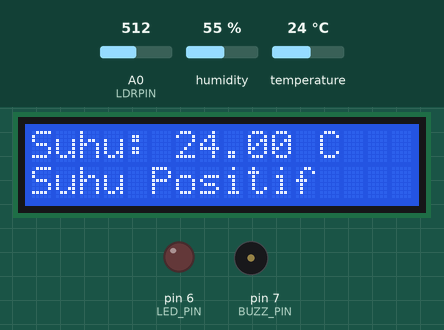
Bench run of a program on a simulated Arduino Uno, built with avr-gcc and run on an emulated ATmega328P. Shown: 16×2 character LCD, output pins drawn as LEDs (lit = HIGH), buzzer (waves = sounding). The inputs (shaded band) are chosen by the test bench; at power-on: temperature 24 °C, A0 (LDRPIN) = 512, humidity 55 %.

Above: at 14.9 s.
15.0 s: temperature set to 29.2 °C
At 19.0 s:
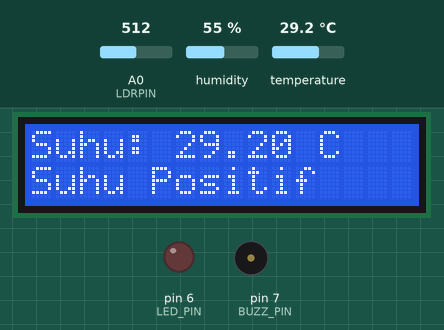
22.9 s: temperature set to 30.7 °C
At 26.4 s:
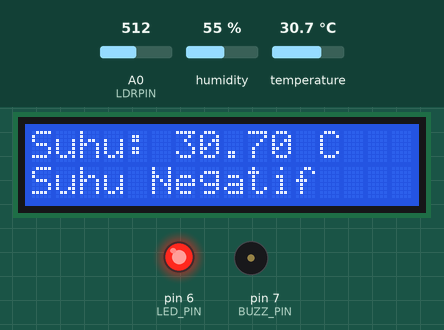
30.8 s: A0 (LDRPIN) set to 215
At 36.4 s:
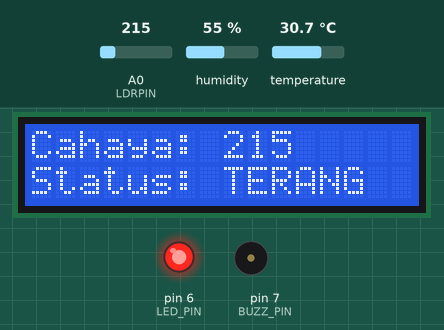
38.7 s: A0 (LDRPIN) set to 182
At 45.1 s:
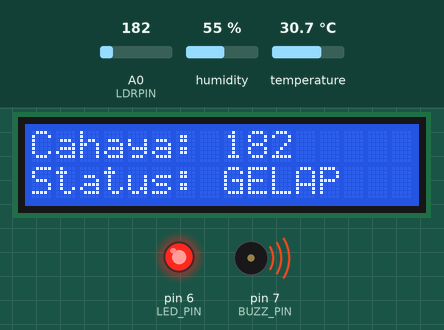
46.6 s: temperature set to 12 °C
At 51.1 s:
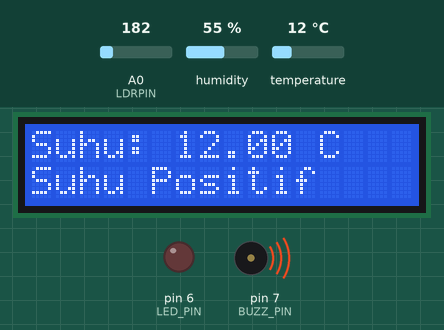
54.5 s: A0 (LDRPIN) set to 210
At 61.1 s:
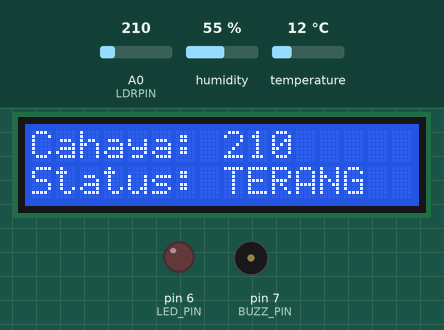
Timing chart, 0 to 62.6 s (numbered marks = the images above; inputs shaded):
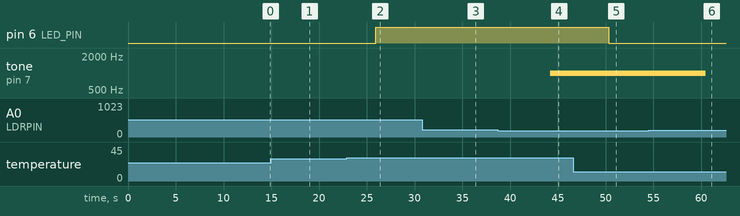

The program:

main.cpp
```cpp
#include <Wire.h>
#include <LiquidCrystal_I2C.h>
#include <DHT.h>

#define DHTPIN 8
#define DHTTYPE DHT22
#define LDRPIN A0
#define LED_PIN 6
#define BUZZ_PIN 7

DHT dht(DHTPIN, DHTTYPE);
LiquidCrystal_I2C lcd(0x27, 16, 2);

void setup()
{
  pinMode(LED_PIN, OUTPUT);
  pinMode(BUZZ_PIN, OUTPUT);
  dht.begin();
  lcd.init();
  lcd.backlight();

  String pesan = "Kanaya Traylingga Pratama - 2415061059    ";
  for (int i = 0; i < pesan.length(); i++)
  {
    lcd.setCursor(0, 0);
    lcd.print("Tugas Akhir:");
    lcd.setCursor(0, 1);
    lcd.print(pesan.substring(i, i + 16));
    delay(300);
  }
  lcd.clear();
}

void loop()
{
  float suhu = dht.readTemperature();
  int cahaya = analogRead(LDRPIN);

  lcd.setCursor(0, 0);
  lcd.print("Suhu: ");
  lcd.print(suhu);
  lcd.print(" C  ");
  if (suhu > 30.0)
  {
    digitalWrite(LED_PIN, HIGH);
    lcd.setCursor(0, 1);
    lcd.print("Suhu Negatif   ");
  }
  else
  {
    digitalWrite(LED_PIN, LOW);
    lcd.setCursor(0, 1);
    lcd.print("Suhu Positif  ");
  }
  delay(2000);
  lcd.clear();

  lcd.setCursor(0, 0);
  lcd.print("Cahaya: ");
  lcd.print(cahaya);
  if (cahaya < 200)
  {
    tone(BUZZ_PIN, 1000);
    lcd.setCursor(0, 1);
    lcd.print("Status: GELAP   ");
  }
  else
  {
    noTone(BUZZ_PIN);
    lcd.setCursor(0, 1);
    lcd.print("Status: TERANG  ");
  }
  delay(2000);
  lcd.clear();
}
```

Measured:
- the behaviour switches between 30 and 30.1 °C on temperature (found by bisection; images 1 and 2)
- the behaviour switches between 200 and 199 on A0 (LDRPIN) (found by bisection; images 3 and 4)
- after the input at 22.9 s, pin 6 (LED_PIN): LOW → HIGH after 3.0 s; the display: first differs from a run without the input after 3.0 s (image 2)
- after the input at 38.7 s, tone on pin 7 (BUZZ_PIN): silent → 1000 Hz after 5.5 s; the display: first differs from a run without the input after 5.5 s (image 4)
- after the input at 46.6 s, pin 6 (LED_PIN): HIGH → LOW after 3.7 s; the display: first differs from a run without the input after 3.7 s (image 5)
- after the input at 54.5 s, tone on pin 7 (BUZZ_PIN): 1000 Hz → silent after 6.0 s; the display: first differs from a run without the input after 6.0 s (image 6)
- what the display in image 1 shows lasts 2.0 s, from 17.8 s to 19.8 s
